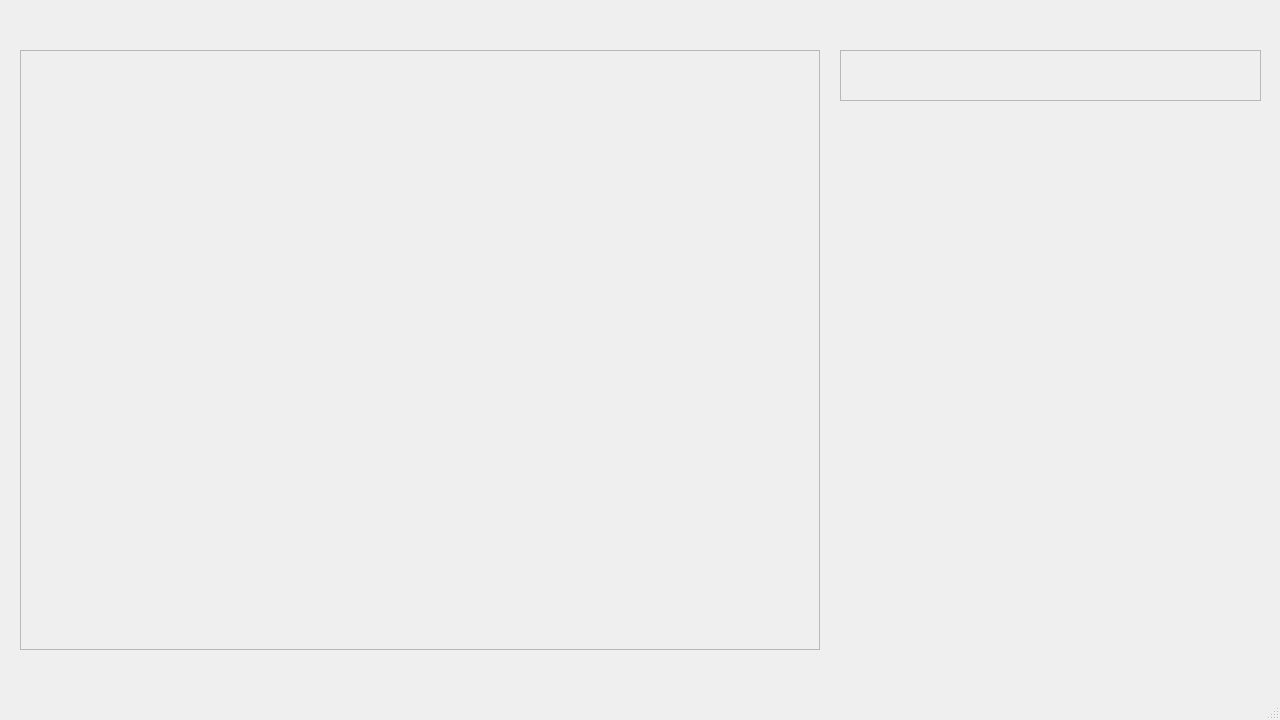
<?xml version="1.0" encoding="UTF-8"?>
<ui version="4.0">
 <class>MainWindow</class>
 <widget class="QMainWindow" name="MainWindow">
  <property name="geometry">
   <rect>
    <x>0</x>
    <y>0</y>
    <width>1280</width>
    <height>720</height>
   </rect>
  </property>
  <property name="windowTitle">
   <string>MainWindow</string>
  </property>
  <widget class="QWidget" name="centralwidget">
   <widget class="QFrame" name="frame">
    <property name="geometry">
     <rect>
      <x>20</x>
      <y>50</y>
      <width>800</width>
      <height>600</height>
     </rect>
    </property>
    <property name="frameShape">
     <enum>QFrame::StyledPanel</enum>
    </property>
    <property name="frameShadow">
     <enum>QFrame::Raised</enum>
    </property>
   </widget>
   <widget class="QFrame" name="frame_2">
    <property name="geometry">
     <rect>
      <x>840</x>
      <y>50</y>
      <width>421</width>
      <height>51</height>
     </rect>
    </property>
    <property name="frameShape">
     <enum>QFrame::StyledPanel</enum>
    </property>
    <property name="frameShadow">
     <enum>QFrame::Raised</enum>
    </property>
   </widget>
  </widget>
  <widget class="QStatusBar" name="statusbar"/>
 </widget>
 <resources/>
 <connections/>
</ui>
